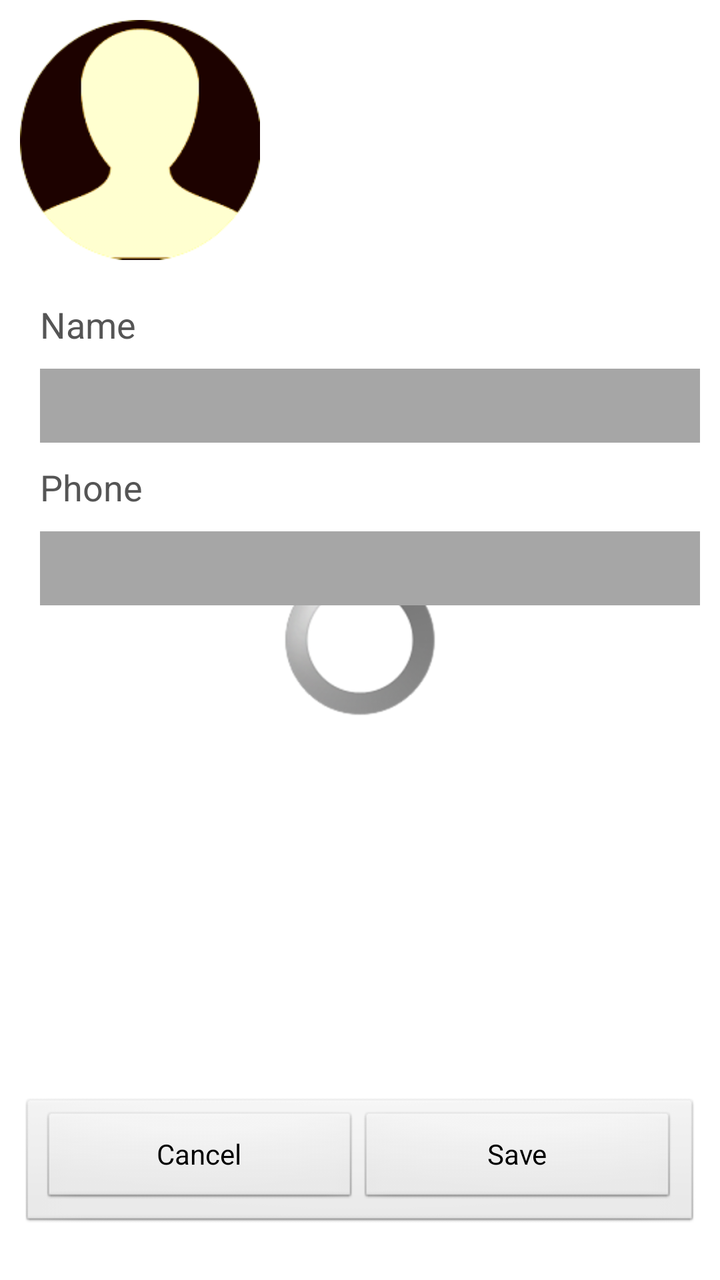
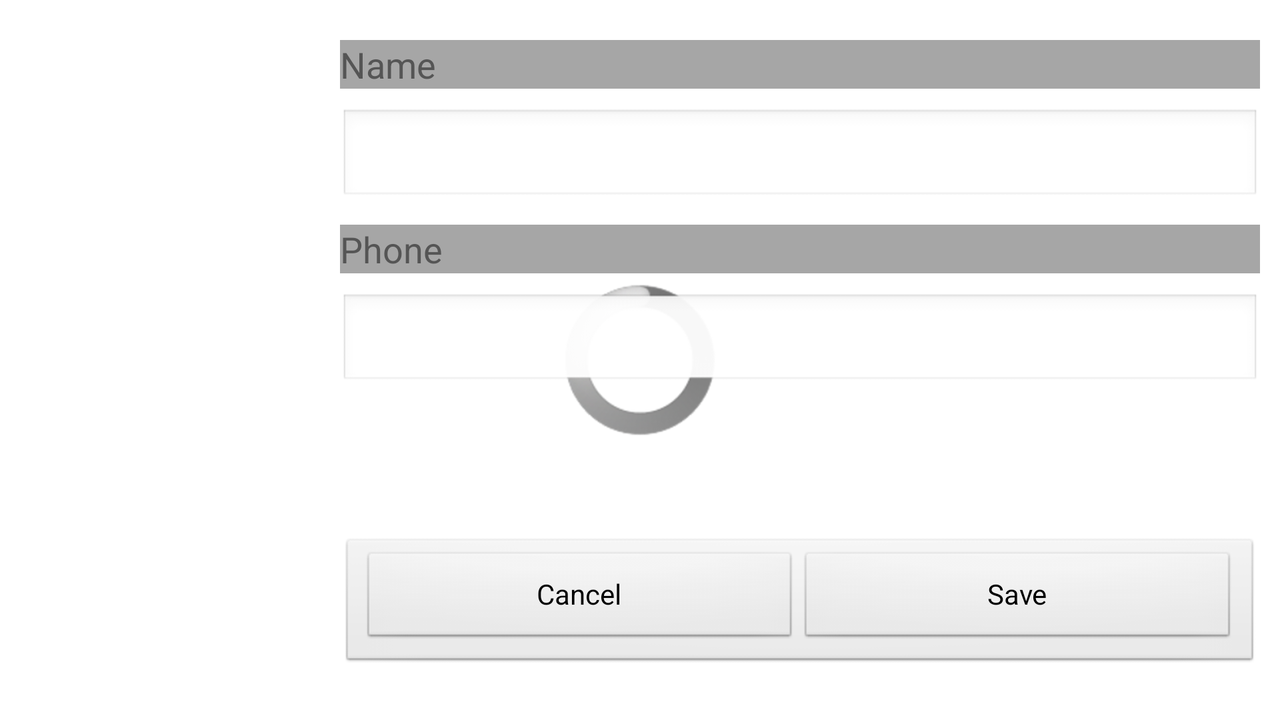

One screen, two layout resources from the same app: the default and the repository's alternative for another configuration. Each is rendered where Android would select it; the XML of both is given below.
<!-- AndroidManifest.xml: application theme AppTheme -->
<!-- res/layout/activity_new_contact.xml -->
<RelativeLayout xmlns:android="http://schemas.android.com/apk/res/android"
    xmlns:tools="http://schemas.android.com/tools"
    android:id="@+id/linearLayout1"
    android:layout_width="match_parent"
    android:layout_height="match_parent"
    android:orientation="vertical"
    android:padding="10dp"
    tools:context="com.contacts.common_contacts.NewContact" >

    
    <ProgressBar
        android:id="@+id/progressBar"
        style="?android:attr/progressBarStyleLarge"
        android:layout_width="wrap_content"
        android:layout_height="wrap_content"
        android:layout_centerHorizontal="true"
        android:layout_centerVertical="true" />
    
    <ImageView
        android:id="@+id/imageView"
        android:layout_width="120dp"
        android:layout_height="120dp"
        android:layout_alignParentTop="true"
        android:contentDescription="@string/content_description"
        android:onClick="startImagePicker"
        android:scaleType="fitXY"
        android:src="@drawable/sample_profile_pic" />

    <LinearLayout
        android:id="@+id/linearLayout2"
        style="?android:attr/buttonBarButtonStyle"
        android:layout_width="fill_parent"
        android:layout_height="wrap_content"
        android:layout_alignParentBottom="true"
        android:layout_marginBottom="15dp"
        android:orientation="horizontal" >

        <Button
            android:id="@+id/cancel_button"
            style="?android:attr/buttonBarButtonStyle"
            android:layout_width="0dp"
            android:layout_height="wrap_content"
            android:layout_weight="1"
            android:onClick="onCancel"
            android:text="@string/cancel" />

        <Button
            android:id="@+id/save_button"
            style="?android:attr/buttonBarButtonStyle"
            android:layout_width="0dp"
            android:layout_height="wrap_content"
            android:layout_weight="1"
            android:onClick="onSave"
            android:text="@string/save" />
    </LinearLayout>

    <TextView
        android:id="@+id/name_str"
        android:layout_width="match_parent"
        android:layout_height="wrap_content"
        android:layout_alignParentRight="true"
        android:layout_below="@id/imageView"
        android:layout_marginLeft="10dp"
        android:layout_marginTop="20dp"
        android:ems="10"
        android:text="@string/name"
        android:textColor="@color/menu_item_background"
        android:textSize="18sp" />

    <EditText
        android:id="@+id/name"
        android:layout_width="match_parent"
        android:layout_height="wrap_content"
        android:layout_below="@+id/name_str"
        android:layout_marginLeft="10dp"
        android:background="@color/background"
        android:layout_marginTop="10dp"
        android:ems="10"
        android:paddingBottom="5dp"
        android:paddingTop="5dp"
        android:textColor="@color/menu_item_background"
        android:textSize="20sp"
        android:inputType="textCapWords"/>
  
    <TextView
        android:id="@+id/phone_str"
        android:layout_width="match_parent"
        android:layout_height="wrap_content"
        android:layout_alignParentRight="true"
        android:layout_below="@id/name"
        android:layout_marginLeft="10dp"
        android:layout_marginTop="10dp"
        android:ems="10"
        android:text="@string/phone"
        android:textColor="@color/menu_item_background"
        android:textSize="18sp" />
      
    <EditText
        android:id="@+id/phone_no"
        android:layout_width="match_parent"
        android:layout_height="wrap_content"
        android:layout_below="@+id/phone_str"
        android:layout_marginLeft="10dp"
        android:layout_marginTop="10dp"
        android:ems="10"
        android:background="@color/background"
        android:inputType="phone"
        android:paddingBottom="5dp"
        android:paddingTop="5dp"
        android:textColor="@color/menu_item_background"
        android:textSize="20sp" />


</RelativeLayout>
<!-- resources referenced by this layout -->
<resources>
  <color name="background">#A6A6A6</color>
  <color name="menu_item_background">#555</color>
  <!-- drawable sample_profile_pic: png bitmap (drawable, 10244 bytes) -->
  <string name="cancel">Cancel</string>
  <string name="content_description">Content Description</string>
  <string name="name">Name</string>
  <string name="phone">Phone</string>
  <string name="save">Save</string>
  <style name="AppTheme" parent="AppBaseTheme">
          
      </style>
  <!-- from res/values-v11/ -->
  <style name="AppBaseTheme" parent="@android:style/Theme.Light">
          
      </style>
</resources>
<!-- res/layout-land/activity_new_contact.xml (the repository's variant of the layout above) -->
<!-- drawn on the phone turned sideways -->
<RelativeLayout xmlns:android="http://schemas.android.com/apk/res/android"
    xmlns:tools="http://schemas.android.com/tools"
    android:id="@+id/linearLayout1"
    android:layout_width="match_parent"
    android:layout_height="match_parent"
    android:orientation="vertical"
    android:padding="10dp"
    tools:context="com.example.checklist.NewContact" >

    
    <ProgressBar
        android:id="@+id/progressBarNewContact"
        style="?android:attr/progressBarStyleLarge"
        android:layout_width="wrap_content"
        android:layout_height="wrap_content"
        android:layout_centerHorizontal="true"
        android:layout_centerVertical="true" />
    
    <ImageView
        android:id="@+id/imageView_new"
        android:layout_width="150dp"
        android:layout_height="120dp"
        android:layout_alignParentBottom="true"
        android:layout_alignParentTop="true"
        android:contentDescription="@string/content_description"
        android:onClick="startImagePicker"
        android:scaleType="fitXY" />

    <LinearLayout
        android:id="@+id/linearLayout2"
        style="?android:attr/buttonBarButtonStyle"
        android:layout_width="fill_parent"
        android:layout_height="wrap_content"
        android:layout_alignLeft="@+id/phone_no_new"
        android:layout_alignParentBottom="true"
        android:layout_marginBottom="15dp"
        android:orientation="horizontal" >

        <Button
            android:id="@+id/cancel_button"
            style="?android:attr/buttonBarButtonStyle"
            android:layout_width="0dp"
            android:layout_height="wrap_content"
            android:layout_weight="1"
            android:onClick="onCancel"
            android:text="@string/cancel" />

        <Button
            android:id="@+id/save_button"
            style="?android:attr/buttonBarButtonStyle"
            android:layout_width="0dp"
            android:layout_height="wrap_content"
            android:layout_weight="1"
            android:onClick="onSave"
            android:text="@string/save" />
    </LinearLayout>

    <TextView
        android:id="@+id/editText1"
        android:layout_width="match_parent"
        android:layout_height="wrap_content"
        android:layout_alignParentRight="true"
        android:layout_alignTop="@+id/imageView_new"
        android:layout_marginLeft="10dp"
        android:layout_marginTop="10dp"
        android:layout_toRightOf="@id/imageView_new"
        android:background="@color/background"
        android:ems="10"
        android:text="@string/name"
        android:textColor="@color/menu_item_background"
        android:textSize="18sp" />

    <EditText
        android:id="@+id/name_new"
        android:layout_width="match_parent"
        android:layout_height="wrap_content"
        android:layout_below="@+id/editText1"
        android:layout_marginLeft="10dp"
        android:layout_marginTop="10dp"
        android:layout_toRightOf="@id/imageView_new"
        android:ems="10"
        android:inputType="textCapWords"
        android:textSize="18sp" />
  
    <TextView
        android:id="@+id/editText2"
        android:layout_width="match_parent"
        android:layout_height="wrap_content"
        android:layout_alignParentRight="true"
        android:layout_below="@id/name_new"
        android:layout_marginLeft="10dp"
        android:layout_marginTop="10dp"
        android:layout_toRightOf="@id/imageView_new"
        android:background="@color/background"
        android:ems="10"
        android:text="@string/phone"
        android:textColor="@color/menu_item_background"
        android:textSize="18sp" />
      
    <EditText
        android:id="@+id/phone_no_new"
        android:layout_width="match_parent"
        android:layout_height="wrap_content"
        android:layout_below="@+id/editText2"
        android:layout_marginLeft="10dp"
        android:layout_marginTop="10dp"
        android:layout_toRightOf="@id/imageView_new"
        android:ems="10"
        android:inputType="phone"
        android:textSize="18sp" />


</RelativeLayout>
<!-- resources referenced by the variant -->
<!-- as the phone turned sideways resolves them -->
<resources>
  <color name="background">#A6A6A6</color>
  <color name="menu_item_background">#555</color>
  <string name="cancel">Cancel</string>
  <string name="content_description">Content Description</string>
  <string name="name">Name</string>
  <string name="phone">Phone</string>
  <string name="save">Save</string>
  <style name="AppTheme" parent="AppBaseTheme">
          
      </style>
  <!-- from res/values-v11/ -->
  <style name="AppBaseTheme" parent="@android:style/Theme.Light">
          
      </style>
</resources>
